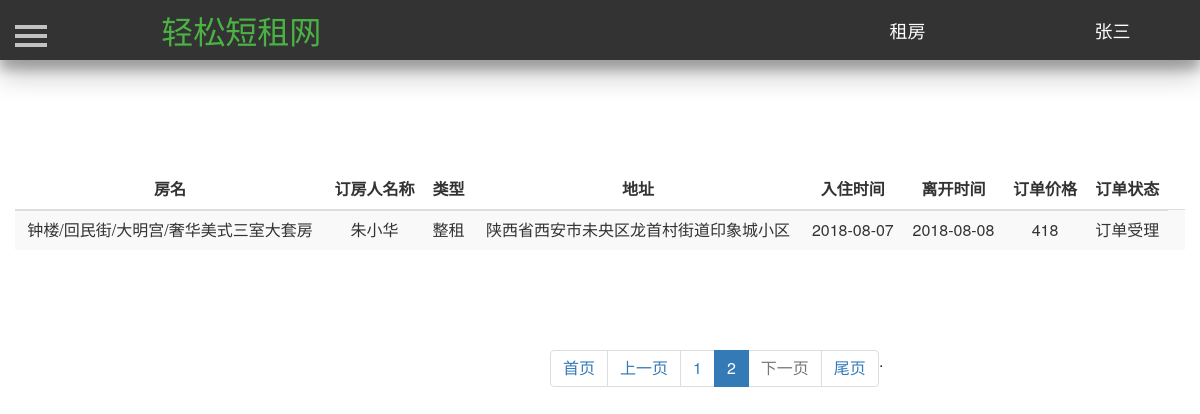
The app's page /rent_house/?page=2 (signed in) with its own data.
### Renting/models.py (models this page shows, shortened)
class User(db.Model):
    id = db.Column(db.Integer, primary_key=True, autoincrement=True)  # ID 用户唯一的标识
    username = db.Column(db.String(50), unique=True)  # 用户名  唯一   最大50个字符
    password = db.Column(db.String(100))  # 密码   最大100个字符
    phone_number = db.Column(db.Integer, unique=True)  # 手机号码
    email = db.Column(db.String(100), unique=True)  # 邮箱  唯一
    salt = db.Column(db.String(32))  # 密码加盐

class House(db.Model):
    id = db.Column(db.Integer, primary_key=True, autoincrement=True)  # ID 房屋唯一的标识
    house_name = db.Column(db.String(25))  # 房屋名  唯一   最大25个字符
    house_type = db.Column(db.Integer)  # 房屋类型，0表示整租，1表示单间 ，2表示床位
    area = db.Column(db.Integer)  # 房屋面积
    people = db.Column(db.Integer)  # 可住人数
    bedroom = db.Column(db.Integer)  # 卧房数
    toilet = db.Column(db.Integer)  # 卫生间数
    kitchen = db.Column(db.Integer)  # 是否有厨房
    bed = db.Column(db.Integer)  # 床位数
    bed_type = db.Column(db.Integer)  # 床型 0表示单人床  1表示双人床
    price = db.Column(db.Integer)  # 租一天的价格
    description = db.Column(db.String(200))  # 房屋描述
    facility = db.Column(db.String(10))  # 房屋设施，0表示无，1表示有
    province = db.Column(db.String(10))  # 省
    city = db.Column(db.String(10))  # 市
    district = db.Column(db.String(10))  # 地区
    address = db.Column(db.String(100))  # 具体地址
    username = db.Column(db.String(10), db.ForeignKey('user.username'))  # 房屋主人的名字，外键
    status = db.Column(db.Integer)  # 房屋状态，0表示未审核，1表示通过,2表示未通过
    url_one = db.Column(db.String(100))  # 房屋图片
    url_two = db.Column(db.String(100))  # 房屋图片
    url_three = db.Column(db.String(100))  # 房屋图片
    url_four = db.Column(db.String(100))  # 房屋图片
    url_five = db.Column(db.String(100))  # 房屋图片

class Order(db.Model):
    id = db.Column(db.Integer, primary_key=True, autoincrement=True)  # 订单唯一的ID
    house_id = db.Column(db.Integer, db.ForeignKey('house.id'))  # 房屋ID 作为外键
    seller = db.Column(db.String(10), db.ForeignKey('user.username'))  # 房屋的卖家  作为外键
    renter = db.Column(db.String(10), db.ForeignKey('user.username'))  # 房屋租户  作为外键
    start_time = db.Column(db.Date)  # 订单开始时间
    end_time = db.Column(db.Date)  # 订单结束时间
    total_price = db.Column(db.Integer)  # 订单的价格
    status = db.Column(db.Integer)  # 订单状态 0表示订单已取消  1表示订单未受理  2表示订单受理  3表示订单正在取消

### Renting/views.py (the view)
@app.route('/rent_house/', methods={'post', 'get'})
def rent_myhouse():
    username = current_user.username
    result_seller = []
    seller_list = Order.query.filter_by(seller=username, status=0).all()
    seller_list_two = Order.query.filter_by(seller=username, status=2).all()
    for item in seller_list:
        one = {}
        one_house = House.query.filter_by(id=item.house_id).first()
        one['order'] = item
        one['house'] = one_house
        result_seller.append(one)
    for item in seller_list_two:
        one = {}
        one_house = House.query.filter_by(id=item.house_id).first()
        one['order'] = item
        one['house'] = one_house
        result_seller.append(one)
    pager_obj = Pagination(request.args.get("page", 1), len(result_seller), request.path, request.args,
                               per_page_count=7)
    seller_list = result_seller[pager_obj.start:pager_obj.end]
    html = pager_obj.page_html()
    return render_template('rent_house.html', result_seller=seller_list, html=html)

### Renting/models.py (called while the page is built)
@login_manager.user_loader
def load_user(userid):
    return User.query.get(userid)

### Renting/page_utils.py (called while the page is built)
    @property
    def start(self):
        return (self.current_page - 1) * self.per_page_count

    @property
    def end(self):
        return self.current_page * self.per_page_count

### Renting/templates/rent_house.html (shortened to what this page needs)
<!DOCTYPE html>
<html lang="en">
	<head>
        <link href="https://cdn.bootcss.com/bootstrap/3.3.7/css/bootstrap.min.css" rel="stylesheet">
        <link href="/static/css/navigation.css" rel="stylesheet">
        <link href="/static/css/profile.css" rel="stylesheet">
         <link href="/static/css/sidebar.css" rel="stylesheet">
        <link type="text/css" href="/static/css/dialog.css"  rel="stylesheet"/>
	</head>
	<body>
		<header class="header-navigation" id="header">
		<nav>
			<div class="row">
				<div class="col-md-3">
					<a href="/index/"><font color="#4ab344" style="color: rgb(74, 179, 68);" size="6">轻松短租网</font></a>
				</div>
				<div class="col-md-2 title">
					<a href="/mainpage/" target="_blank"><font color="#FFFFFF" style="color: rgb(255, 255, 255);" size="4">租房</font></a>
				</div>
				<div class="col-md-2 title">
					{% if current_user.is_authenticated %}
					<a href="/profile/{{current_user.id}}">
						<font color="#FFFFFF" style="color: rgb(255, 255, 255);" size="4">
							{{current_user.username}}
						</font>
					</a>
					{% else %}
					<a href="/reglogin/">
						<font color="#FFFFFF" style="color: rgb(255, 255, 255);" size="4">
							登陆注册
						</font>
					</a>
					{% endif %}
				</div>
			</div>
		</nav>
		</header>
       <div id="wrapper" style="margin-top=25px">
            <div id="page-content-wrapper">
                <button type="button" class="hamburger is-closed animated fadeInLeft" data-toggle="offcanvas">
                    <span class="hamb-top"></span>
                    <span class="hamb-middle"></span>
                    <span class="hamb-bottom"></span>
                </button>
                <div class="container">
                    <div class="row">
                        <table class="table table-striped" style="margin-top:100px;text-align:center">
                            <thead>
                                <tr>
                                    <th style="text-align:center">房名</th>
                                    <th style="text-align:center">订房人名称</th>
                                    <th style="text-align:center">类型</th>
                                    <th style="text-align:center">地址</th>
                                    <th style="text-align:center">入住时间</th>
                                    <th style="text-align:center">离开时间</th>
                                    <th style="text-align:center">订单价格</th>
                                    <th style="text-align:center">订单状态</th>
                                </tr>
                            </thead>
                            <tbody>
                            {% for item in result_seller: %}
                                <tr>
                                    <td>{{item['house'].house_name}}</td>
                                    <td>{{item['order'].renter}}</td>
                                    {% if item['house'].house_type==0 %}
                                    <td>整租</td>
                                    {% elif item['house'].house_type==1 %}
                                    <td>单间</td>
                                    {% else %}
                                    <td>床位</td>
                                    {% endif %}
                                    <td>
                                        {{item['house'].address}}
                                    </td>
                                    <td>{{item['order'].start_time}}</td>
                                    <td>{{item['order'].end_time}}</td>
                                    <td>{{item['order'].total_price}}</td>
                                    {% if item['order'].status == 0%}
                                    <td>订单已取消<td>
                                    {% elif item['order'].status == 1 %}
                                    <td>订单未受理<td>
                                    {% elif item['order'].status == 2 %}
                                    <td>订单受理<td>
                                    {% elif item['order'].status == 3 %}
                                    <td>订单取消中<td>
                                    {% endif %}
                                </tr>
                            {% endfor %}
                            </tbody>
                        </table>
                    </div>
                </div>
            </div>
        </div>
        <div style="margin-top:60px">
            <ul class="pagination" id="mypage" style="margin-left:550px;">
					{{ html| safe }}
            </ul>
        </div>
    </body>
</html>

### Renting/static/css/navigation.css (style rules this page uses)
.header-navigation { position: fixed; top: 0; width: 100%; height: 60px; line-height: 60px; background-color: #333; text-align: center; box-shadow: 0 14px 28px rgba(0,0,0,0.25), 0 10px 10px rgba(0,0,0,0.22); z-index: 10 }

### Renting/static/css/profile.css (style rules this page uses)
.header-navigation { position: fixed; top: 0; width: 100%; height: 60px; line-height: 60px; background-color: #333; text-align: center; box-shadow: 0 14px 28px rgba(0,0,0,0.25), 0 10px 10px rgba(0,0,0,0.22); z-index: 9990; }

### Renting/static/css/sidebar.css (style rules this page uses)
body { position: relative; overflow-x: hidden; }
body, html { height: 100%; background-color: #FFFFFF !important; }
#wrapper { -moz-transition: all 0.5s ease; -o-transition: all 0.5s ease; -webkit-transition: all 0.5s ease; padding-left: 0; transition: all 0.5s ease; }
#page-content-wrapper { padding-top: 70px; width: 100%; }
.hamburger { background: transparent; border: none; display: block; height: 32px; margin-left: 15px; position: fixed; top: 20px; width: 32px; z-index: 9999; }
.hamburger.is-closed:before { -webkit-transform: translate3d(0, 0, 0); -webkit-transition: all 0.35s ease-in-out; color: #ffffff; content: ''; display: block; font-size: 14px; line-height: 32px; opacity: 0; text-align: center; width: 100px; }
.hamburger.is-closed .hamb-top { -webkit-transition: all 0.35s ease-in-out; background-color: rgba(255, 255, 255, 0.7); top: 5px; }
.hamburger.is-closed .hamb-middle { background-color: rgba(255, 255, 255, 0.7); margin-top: -2px; top: 50%; }
.hamburger.is-closed .hamb-bottom { -webkit-transition: all 0.35s ease-in-out; background-color: rgba(255, 255, 255, 0.7); bottom: 5px; }
.hamburger.is-closed .hamb-top, .hamburger.is-closed .hamb-middle, .hamburger.is-closed .hamb-bottom, .hamburger.is-open .hamb-top, .hamburger.is-open .hamb-middle, .hamburger.is-open .hamb-bottom { height: 4px; left: 0; position: absolute; width: 100%; }

### Renting/static/css/dialog.css (style rules this page uses)
body, html { font-size: 100%; margin: 0; }
*,:after,:before { box-sizing:border-box }
input, button { outline: none; border: none; }

### records on screen
User: username "张三"
House: house.house_name "钟楼/回民街/大明宫/奢华美式三室大套房", house.address "陕西省西安市未央区龙首村街道印象城小区"
Order: order.renter "朱小华", order.start_time "2018-08-07", order.end_time "2018-08-08", order.total_price "418", status 2 (drawn)

### other values on screen
{{ html| safe }} "首页 上一页 1 2 下一页 . 尾页"
